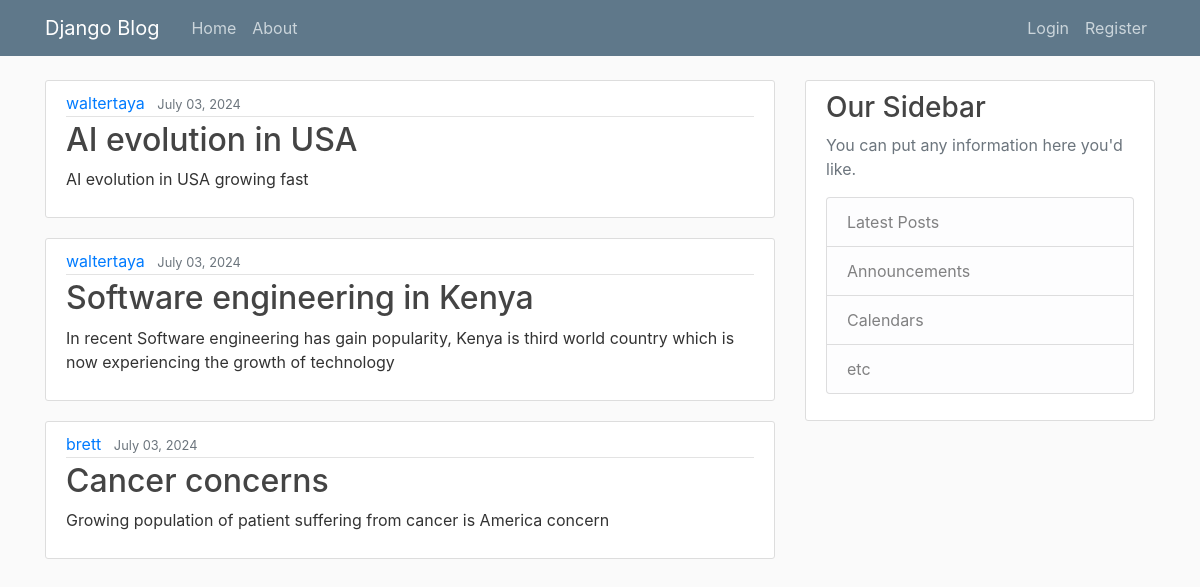
The page / on the database its author committed.
### blog/models.py (models this page shows, shortened)
class Post(models.Model):
    author = models.ForeignKey(User, on_delete=models.CASCADE)
    title = models.CharField(max_length=150)
    content = models.TextField()
    date_posted = models.DateTimeField(auto_now_add=True)

### blog/views.py (the view)
# urls.py: path('', index, name='blog-home'),
def index(request):
    posts = Post.objects.all()
    context = {
        'posts': posts,
        'title': 'home'
    }
    return render(request, 'blog/index.html', context)

### blog/templates/blog/index.html
{% extends 'blog/base.html'%}
{% block content %}
    {% for post in posts %}
        <article class="media content-section">
            <div class="media-body">
            <div class="article-metadata">
                <a class="mr-2" href="#">{{ post.author }}</a>
                <small class="text-muted">{{ post.date_posted|date:"F d, Y" }}</small>
            </div>
            <h2><a class="article-title" href="#">{{ post.title }}</a></h2>
            <p class="article-content">{{ post.content }}</p>
            </div>
        </article>
    {% endfor %}
{% endblock %}

### blog/templates/blog/base.html (shortened to what this page needs)
{% load static %}
<!DOCTYPE html>
<html lang="en">
<head>
    <link rel="stylesheet" href="https://cdn.jsdelivr.net/npm/bootstrap@4.0.0/dist/css/bootstrap.min.css">
    <link rel="stylesheet" href="{% static 'blog/main.css' %}">
</head>
<body>
    <header class="site-header">
        <nav class="navbar navbar-expand-md navbar-dark bg-steel fixed-top">
          <div class="container">
            <a class="navbar-brand mr-4" href="{% url 'blog-home' %}">Django Blog</a>
            <div class="collapse navbar-collapse" id="navbarToggle">
              <div class="navbar-nav mr-auto">
                <a class="nav-item nav-link" href="{% url 'blog-home' %}">Home</a>
                <a class="nav-item nav-link" href="{% url 'blog-about' %}">About</a>
              </div>
              <div class="navbar-nav">
                {% if user.is_authenticated %}
                    <a class="nav-item nav-link" href="{% url 'profile' %}">Profile</a>
                    <form id="logout-form" method="POST" action="{% url 'logout' %}" style="display: none;">
                        {% csrf_token %}
                    </form>
                    <a class="nav-item nav-link" href="#" onclick="event.preventDefault(); document.getElementById('logout-form').submit();">
                        Logout
                    </a>
                {% else %}
                    <a class="nav-item nav-link" href="{% url 'login' %}">Login</a>
                    <a class="nav-item nav-link" href="{% url 'signup' %}">Register</a>
                {% endif %}
            </div>
            </div>
          </div>
        </nav>
      </header>
      <main role="main" class="container">
        <div class="row">
          <div class="col-md-8">
            {% block content %}{% endblock %}
          </div>
          <div class="col-md-4">
            <div class="content-section">
              <h3>Our Sidebar</h3>
              <p class='text-muted'>You can put any information here you'd like.
                <ul class="list-group">
                  <li class="list-group-item list-group-item-light">Latest Posts</li>
                  <li class="list-group-item list-group-item-light">Announcements</li>
                  <li class="list-group-item list-group-item-light">Calendars</li>
                  <li class="list-group-item list-group-item-light">etc</li>
                </ul>
              </p>
            </div>
          </div>
        </div>
      </main>
</body>
</html>

### blog/static/blog/main.css (style rules this page uses)
body { background: #fafafa; color: #333333; margin-top: 5rem; }
h1, h2, h3, h4, h5, h6 { color: #444444; }
ul { margin: 0; }
.bg-steel { background-color: #5f788a; }
.site-header .navbar-nav .nav-link { color: #cbd5db; }
.content-section { background: #ffffff; padding: 10px 20px; border: 1px solid #dddddd; border-radius: 3px; margin-bottom: 20px; }
.article-title { color: #444444; }
.article-content { white-space: pre-line; }
.article-metadata { padding-bottom: 1px; margin-bottom: 4px; border-bottom: 1px solid #e3e3e3 }

### rows shown on the page
Post: author "waltertaya", date_posted "July 03, 2024", title "AI evolution in USA", content "AI evolution in USA growing fast"
Post: author "waltertaya", date_posted "July 03, 2024", title "Software engineering in Kenya", content "In recent Software engineering has gain popularity, Kenya is third world country which is now experiencing the growth of technology"
Post: author "brett", date_posted "July 03, 2024", title "Cancer concerns", content "Growing population of patient suffering from cancer is America concern"
